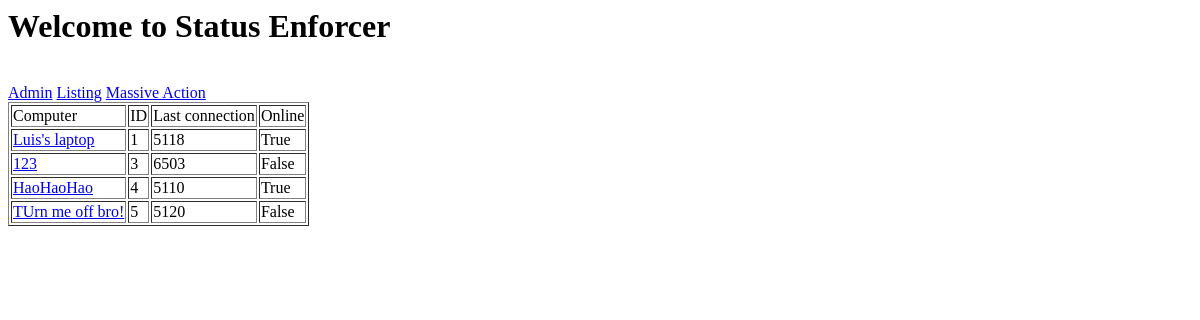
Before: /listing (signed in) with the older database file.
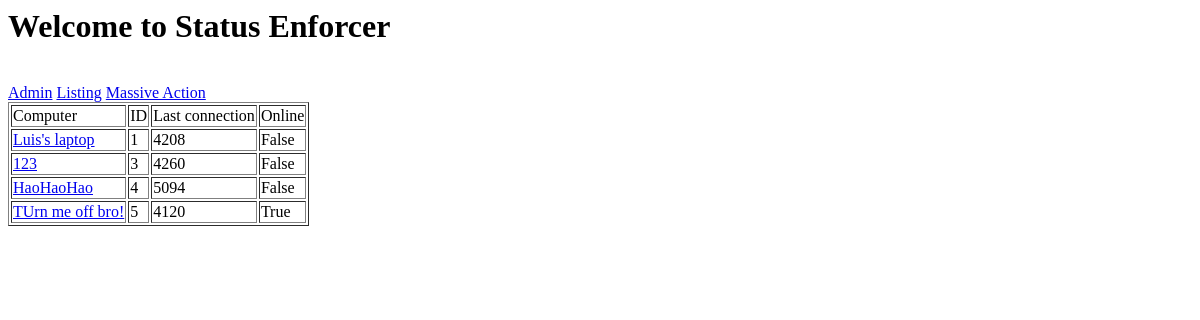
After: the same page with the newer database file.
### server/models.py (models this page shows, shortened)
class Computer(models.Model):
    name = models.CharField(max_length=255)
    lastConnection = models.DateTimeField()
    status = models.CharField(max_length=80)
    connected = models.BooleanField(default=False)
    def get_absolute_url(self):
        return '/listing/%d' % self.pk
    def activityLength(self):
        now = datetime.now(utc)
        delta = now - self.lastConnection
        return delta.seconds

### server/views.py (the view)
# urls.py: url(r'^listing$', 'listing'),
@login_required
def listing(request):
    params = {'computers': Computer.objects.all()}
    return render(request, 'server/listing.html', params)

### statusEnforcer/templates/server/listing.html (shortened to what this page needs)
{% extends "base.html" %}
{% block body %}
<a href="/killswitch">Massive Action</a>
<table border="1">
    <tr>
        <td>Computer</td>
        <td>ID</td>
        <td>Last connection</td>
        <td>Online</td>
    </tr>
    {% for computer in computers %}
    <tr>
        <td>
            <a href="{{ computer.get_absolute_url }}">{{ computer.name }}</a>
        </td>
        <td>{{ computer.pk }}</td>
        <td>{{ computer.activityLength }}</td>
        <td>{{ computer.connected }}</td>
    </tr>
    {% endfor %}
</table>
{% endblock body %}

Changed rows visible on the page:
changed Computer "Luis's laptop": activityLength "5118" → "4208"; connected "True" → "False"
changed Computer id 3: activityLength "6503" → "4260"
changed Computer "HaoHaoHao": activityLength "5110" → "5094"; connected "True" → "False"
changed Computer "TUrn me off bro!": activityLength "5120" → "4120"; connected "False" → "True"
